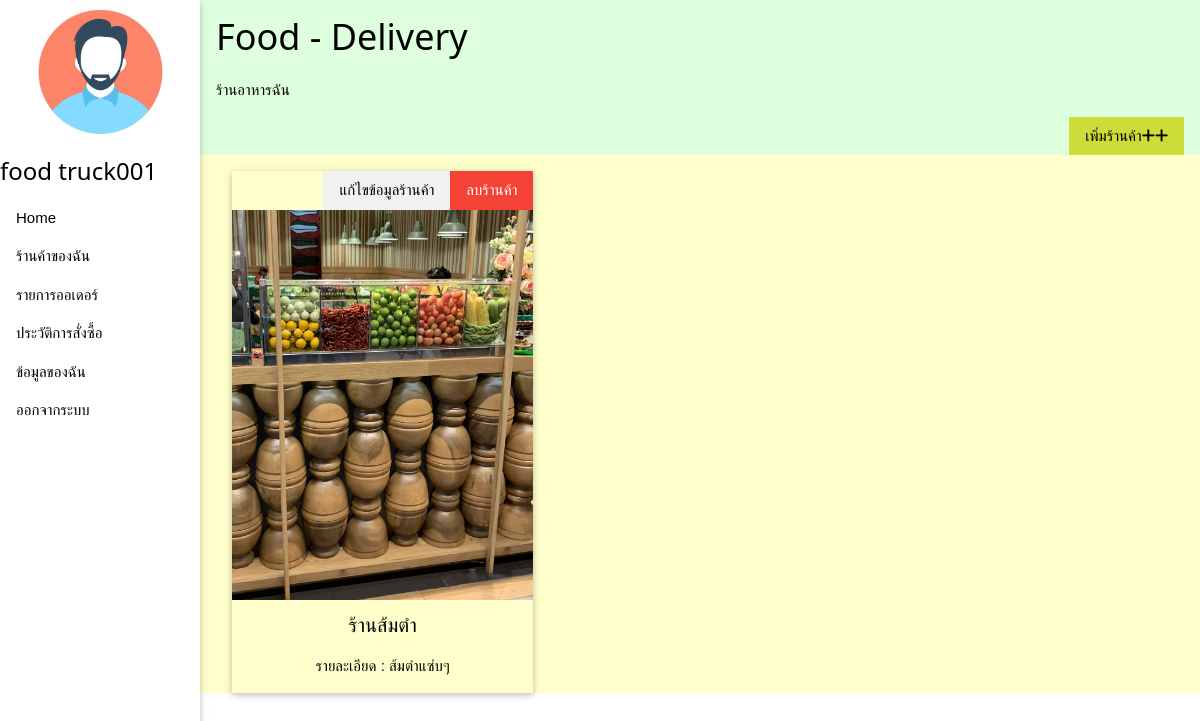
Page /food.php (signed in) on the committed database.
### tables this page shows
CREATE TABLE `users` (
  `UID` int(11) NOT NULL,
  `Email` varchar(200) NOT NULL,
  `Password` varchar(200) NOT NULL,
  `Username` varchar(100) NOT NULL,
  `Full_Name` varchar(200) NOT NULL,
  `Phone_Number` varchar(20) NOT NULL,
  `Profile_Picture` text NOT NULL,
  `isRole` int(11) NOT NULL
);

CREATE TABLE `food_trucks` (
  `FTID` int(11) NOT NULL,
  `FTName` varchar(200) NOT NULL,
  `Description` text NOT NULL,
  `Truck_Picture` varchar(255) NOT NULL,
  `Food_Picture` varchar(255) NOT NULL,
  `Location` varchar(100) NOT NULL,
  `Hours` varchar(255) NOT NULL,
  `qrCode` varchar(255) NOT NULL,
  `UID` int(11) NOT NULL,
  `CID` int(11) NOT NULL
);

### food.php (the view, shortened to what this page needs)
<?php session_start();
include('config.php');
  $ID = $_SESSION['ID'];
  $name = $_SESSION['name'];
  $sql = "SELECT * FROM users WHERE UID = $ID";
    $result = $db->query($sql);
?>
<!DOCTYPE html>
<html>
<head>
	<link rel="stylesheet" href="css/w3.css">
</head>
<body>
	<?php while($row = $result->fetch_assoc()): ?>
	<div class="w3-sidebar w3-bar-block w3-collapse w3-card w3-animate-left" style="width:200px;" id="mySidebar">
	  <div class="w3-padding w3-center">
    <img class="w3-circle" src="img/<?php echo $row['Profile_Picture']; ?>" alt="avatar" style="width:75%">
  	</div>
  	<?php endwhile ?>
	  <h3><?php echo $name; ?></h3>
	  <a href="main.php" class="w3-bar-item w3-button">Home</a>
	  <a href="food.php" class="w3-bar-item w3-button">ร้านค้าของฉัน</a>
	  <a href="food_order.php" class="w3-bar-item w3-button">รายการออเดอร์</a>
	  <a href="food_history.php" class="w3-bar-item w3-button">ประวัติการสั่งซื้อ</a>
	  <a href="about.php" class="w3-bar-item w3-button">ข้อมูลของฉัน</a>
	  <a href="logout.php" class="w3-bar-item w3-button">ออกจากระบบ</a>
	</div>
	<div class="w3-main w3-pale-yellow" style="margin-left: 200px;">
		<div class="w3-light-grey">
			<div class="w3-pale-green w3-container">
			  	<h1>Food - Delivery</h1>
			  	<p>ร้านอาหารฉัน</p>
			  	<a href="addfood.php" class="w3-right w3-button w3-lime">เพิ่มร้านค้า<i class="fas fa-plus">+</i> </a>
			</div>
		</div>
		<div class="w3-pale-yellow w3-container">
			<?php
			$sql = "SELECT * FROM food_trucks WHERE UID = $ID";
    	$result = $db->query($sql);
			while($row = $result->fetch_assoc()):
				?>
			<div class="w3-row-padding w3-margin-top" style="text-align: center;">
				<div class="w3-third">
					<div class="w3-card">
						<a href="food.php?delete=<?php echo $row['FTID']; ?>" class="w3-right w3-button w3-red">ลบร้านค้า</a>
						<a href="editfood.php?edit=<?php echo $row['FTID']; ?>.php" class="w3-right w3-button w3-light-grey">แก้ไขข้อมูลร้านค้า </a>
						<a href="menu.php?FTID=<?php echo $row['FTID']; ?>"><img src="img/<?php echo $row['Truck_Picture']; ?>" style="width:100%"></a>
						<div class="w3-container">
							<h4><?php echo $row['FTName']; ?></h4>
							<p>
								รายละเอียด : <?php echo $row['Description']; ?><br>
							</p>
						</div>
					</div>
				</div>
			</div>
				  <?php endwhile ?>
		</div>
	</div>
</body>
</html>

### css/w3.css (style rules this page uses)
*,*:before,*:after { box-sizing:inherit }
html { -ms-text-size-adjust:100%;-webkit-text-size-adjust:100% }
body { margin:0 }
a { background-color:transparent }
img { border-style:none }
html,body { font-family:Verdana,sans-serif;font-size:15px;line-height:1.5 }
html { overflow-x:hidden }
h1 { font-size:36px }
h3 { font-size:24px }
h4 { font-size:20px }
h1,h2,h3,h4,h5,h6 { font-family:"Segoe UI",Arial,sans-serif;font-weight:400;margin:10px 0 }
img { vertical-align:middle }
a { color:inherit }
.w3-btn,.w3-button { border:none;display:inline-block;padding:8px 16px;vertical-align:middle;overflow:hidden;text-decoration:none;color:inherit;background-color:inherit;text-align:center;cursor:pointer;white-space:nowrap }
.w3-btn,.w3-button { -webkit-touch-callout:none;-webkit-user-select:none;-khtml-user-select:none;-moz-user-select:none;-ms-user-select:none;user-select:none }
.w3-sidebar { height:100%;width:200px;background-color:#fff;position:fixed!important;z-index:1;overflow:auto }
.w3-main,#main { transition:margin-left .4s }
.w3-bar-block .w3-bar-item { width:100%;display:block;padding:8px 16px;text-align:left;border:none;white-space:normal;float:none;outline:0 }
.w3-container:after,.w3-container:before,.w3-panel:after,.w3-panel:before,.w3-row:after,.w3-row:before,.w3-row-padding:after,.w3-row-padding:before, .w3-cell-row:before,.w3-cell-row:after,.w3-clear:after,.w3-clear:before,.w3-bar:before,.w3-bar:after { content:"";display:table;clear:both }
.w3-col,.w3-half,.w3-third,.w3-twothird,.w3-threequarter,.w3-quarter { float:left;width:100% }
@media (min-width:601px) { .w3-col.m4,.w3-third { width:33.33333% } }
@media (min-width:993px) { .w3-sidebar.w3-collapse { display:block!important } }
.w3-circle { border-radius:50% }
.w3-row-padding,.w3-row-padding>.w3-half,.w3-row-padding>.w3-third,.w3-row-padding>.w3-twothird,.w3-row-padding>.w3-threequarter,.w3-row-padding>.w3-quarter,.w3-row-padding>.w3-col { padding:0 8px }
.w3-container,.w3-panel { padding:0.01em 16px }
.w3-card,.w3-card-2 { box-shadow:0 2px 5px 0 rgba(0,0,0,0.16),0 2px 10px 0 rgba(0,0,0,0.12) }
.w3-animate-left { position:relative;animation:animateleft 0.4s }
.w3-center { text-align:center!important }
.w3-margin-top { margin-top:16px!important }
.w3-padding { padding:8px 16px!important }
.w3-right { float:right!important }
.w3-lime,.w3-hover-lime:hover { color:#000!important;background-color:#cddc39!important }
.w3-red,.w3-hover-red:hover { color:#fff!important;background-color:#f44336!important }
.w3-light-grey,.w3-hover-light-grey:hover,.w3-light-gray,.w3-hover-light-gray:hover { color:#000!important;background-color:#f1f1f1!important }
.w3-pale-green,.w3-hover-pale-green:hover { color:#000!important;background-color:#ddffdd!important }
.w3-pale-yellow,.w3-hover-pale-yellow:hover { color:#000!important;background-color:#ffffcc!important }

### rows in the picture
users: Profile_Picture (placeholder picture)
food_trucks: Truck_Picture (picture), FTName "ร้านส้มตำ", Description "ส้มตำแซ่บๆ"

### other values in the picture
$name "food truck001"
